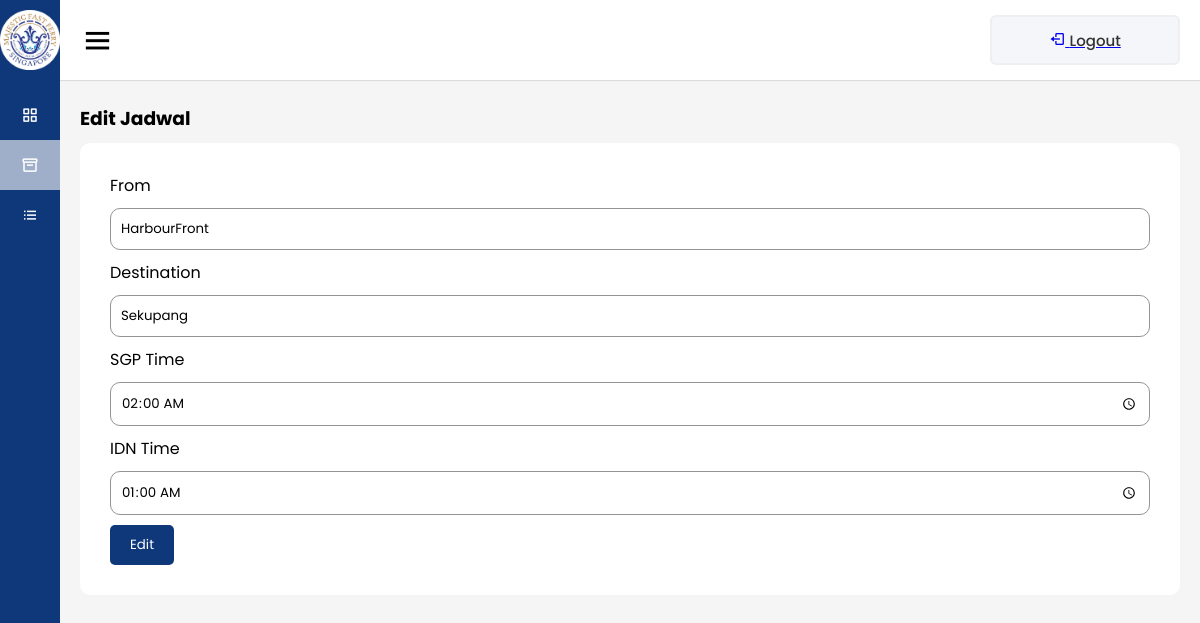
The page /jadwal/jadwal-edit.php?id_jadwal=2 (signed in) on the database its author committed.
### tables this page shows
CREATE TABLE `tb_jadwal` (
  `id_jadwal` int NOT NULL,
  `dari` varchar(50) NOT NULL,
  `destination` varchar(50) NOT NULL,
  `sgp_time` varchar(50) NOT NULL,
  `idn_time` varchar(50) NOT NULL
);

### jadwal/jadwal-edit.php (the view, shortened to what this page needs)
<?php
  include '../connection.php';
  $id_jadwal = $_GET['id_jadwal'];
  $sql = "SELECT * FROM tb_jadwal WHERE id_jadwal = '$id_jadwal'";
  $result = mysqli_query($koneksi, $sql);
  $data = mysqli_fetch_assoc($result);
?>
<!DOCTYPE html>
<html lang="en">
<head>
   <link rel="stylesheet" href="../css/admin.css" />
   <link
	href="https://unpkg.com/boxicons@2.0.7/css/boxicons.min.css"
			rel="stylesheet"/>
</head>
<body>
<div class="sidebar">
	<div class="logo-details">
		<img src="../assets/majestic.png" alt="" width="60" />
		<span class="logo_name"> Majestic</span>
	</div>
	<ul class="nav-links">
	   <li>
		<a href="../admin.php">
		   <i class="bx bx-grid-alt"></i>
		   <span class="links_name">Dashboard</span>
		</a>
	   </li>
	   <li>
		<a href="../jadwal/jadwal.php" class="active">
		   <i class="bx bx-box"></i>
		   <span class="links_name">Jadwal</span>
		</a>
	   </li>
	   <li>
		<a href="../tujuan/tujuan.php">
		   <i class="bx bx-list-ul"></i>
		   <span class="links_name">Tujuan</span>
		</a>
	   </li>
	</ul>
   </div>
   <section class="home-section">
	<nav>
	   <div class="sidebar-button">
		<i class="bx bx-menu sidebarBtn"></i>
	   </div>
	   <div class="profile-details">
		   <a href="../logout.php">
            <i class="bx bx-log-out"></i>
            <span class="links_name">Logout</span>
          </a>
	   </div>
	</nav>
	<div class="home-content">
	   <h3>Edit Jadwal</h3>
	   <div class="form-login">
		<form
              action="jadwal-proses.php"
              method="post"
              enctype="multipart/form-data"
            >
               <label for="jadwal">From</label>
               <input
                 class="input"
                 type="text"
                 name="dari"
                 id="dari"
                 placeholder="From"
                 value="<?= $data['dari'] ?>"
               />
               <label for="jadwal">Destination</label>
               <input
                 class="input"
                 type="text"
                 name="destination"
                 id="destination"
                 placeholder="Destination"
                 value="<?= $data['destination']?>"
               />
                <label for="jadwal">SGP Time</label>
                <input
                  class="input"
                  type="time"
                  name="sgp_time"
                  id="sgp_time"
                  placeholder="SGP Time"
                  value="<?= $data['sgp_time']?>"
                />
                <label for="jadwal">IDN Time</label>
                <input
                  class="input"
                  type="time"
                  name="idn_time"
                  id="idn_time"
                  placeholder="IDN Time"
                  value="<?= $data['idn_time']?>"
                />
               <button type="submit" class="btn btn-simpan" name="edit">
                 Edit
               </button>
          </form>
	   </div>
    </div>
  </section>
</body>
</html>

### css/admin.css (style rules this page uses)
* { margin: 0; padding: 0; box-sizing: border-box; font-family: "Poppins", sans-serif; }
.sidebar { position: fixed; height: 100%; width: 240px; background: #0e387a; transition: all 0.5s ease; }
.sidebar .logo-details { height: 80px; display: flex; align-items: center; }
.sidebar .logo-details img { width: 60px; }
.sidebar .logo-details .logo_name { color: #fff; font-size: 24px; font-weight: 500; }
.sidebar .nav-links { margin-top: 10px; }
.sidebar .nav-links li { position: relative; list-style: none; height: 50px; }
.sidebar .nav-links li a { height: 100%; width: 100%; display: flex; align-items: center; text-decoration: none; transition: all 0.4s ease; }
.sidebar .nav-links li a.active, .sidebar .nav-links li a:hover { background: #9fafca; }
.sidebar .nav-links li i { min-width: 60px; text-align: center; font-size: 18px; color: #fff; }
.sidebar .nav-links li a .links_name { color: #fff; font-size: 15px; font-weight: 400; white-space: nowrap; }
.home-section { position: relative; background: #f5f5f5; min-height: 100vh; width: calc(100% - 240px); left: 240px; transition: all 0.5s ease; }
.home-section nav { display: flex; justify-content: space-between; height: 80px; background: #fff; display: flex; align-items: center; position: fixed; width: calc(100% - 240px); left: 240px; z-index: 100; padding: 0 20px; box-shadow: 0 1px 1px rgba(0, 0, 0, 0.1); transition: all 0.5s ease; }
.home-section nav .sidebar-button { display: flex; align-items: center; font-size: 24px; font-weight: 500; }
nav .sidebar-button i { font-size: 35px; margin-right: 10px; }
.home-section nav .profile-details { display: flex; align-items: center; justify-content: center; background: #f5f6fa; border: 2px solid #efeef1; border-radius: 6px; height: 50px; min-width: 190px; }
nav .profile-details .links_name { font-size: 15px; font-weight: 500; color: #333; white-space: nowrap; }
.home-section .home-content { position: relative; padding-top: 104px; padding-left: 20px; padding-right: 20px; }
.btn { background-color: #0e387a; color: white; padding: 10px 20px; border: none; border-radius: 5px; cursor: pointer; text-decoration: none; }
.form-login { display: flex; flex-direction: column; align-items: center; background-color: white; padding: 30px; margin: 10px auto; border-radius: 10px; }
.input { width: 100%; margin: 10px 0; padding: 10px; border-radius: 10px; border: 1px solid rgb(148, 148, 148); }
@media (max-width: 1240px) { .sidebar { width: 60px; } }
@media (max-width: 1240px) { .home-section { width: calc(100% - 60px); left: 60px; } }
@media (max-width: 1240px) { .home-section nav { width: calc(100% - 60px); left: 60px; } }

### rows shown on the page
tb_jadwal: dari "HarbourFront", destination "Sekupang", sgp_time "02:00", idn_time "01:00"
